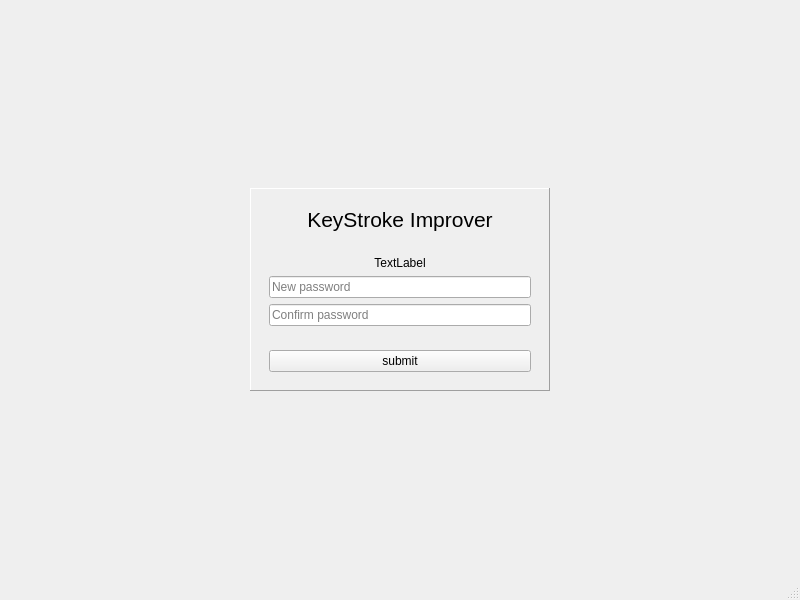
<?xml version="1.0" encoding="UTF-8"?>
<ui version="4.0">
 <class>MainWindow</class>
 <widget class="QMainWindow" name="MainWindow">
  <property name="geometry">
   <rect>
    <x>0</x>
    <y>0</y>
    <width>800</width>
    <height>600</height>
   </rect>
  </property>
  <property name="windowTitle">
   <string>MainWindow</string>
  </property>
  <widget class="QWidget" name="centralwidget">
   <layout class="QGridLayout" name="gridLayout_2">
    <item row="0" column="1">
     <spacer name="verticalSpacer">
      <property name="orientation">
       <enum>Qt::Vertical</enum>
      </property>
      <property name="sizeHint" stdset="0">
       <size>
        <width>20</width>
        <height>156</height>
       </size>
      </property>
     </spacer>
    </item>
    <item row="1" column="0">
     <spacer name="horizontalSpacer">
      <property name="orientation">
       <enum>Qt::Horizontal</enum>
      </property>
      <property name="sizeHint" stdset="0">
       <size>
        <width>232</width>
        <height>20</height>
       </size>
      </property>
     </spacer>
    </item>
    <item row="1" column="1">
     <widget class="QFrame" name="frame_4">
      <property name="enabled">
       <bool>true</bool>
      </property>
      <property name="sizePolicy">
       <sizepolicy hsizetype="Fixed" vsizetype="Fixed">
        <horstretch>0</horstretch>
        <verstretch>0</verstretch>
       </sizepolicy>
      </property>
      <property name="minimumSize">
       <size>
        <width>300</width>
        <height>0</height>
       </size>
      </property>
      <property name="frameShape">
       <enum>QFrame::Panel</enum>
      </property>
      <property name="frameShadow">
       <enum>QFrame::Raised</enum>
      </property>
      <layout class="QGridLayout" name="gridLayout">
       <item row="0" column="0">
        <widget class="QFrame" name="frame">
         <property name="frameShape">
          <enum>QFrame::NoFrame</enum>
         </property>
         <property name="frameShadow">
          <enum>QFrame::Plain</enum>
         </property>
         <layout class="QVBoxLayout" name="verticalLayout">
          <item>
           <widget class="QLabel" name="label">
            <property name="font">
             <font>
              <pointsize>16</pointsize>
             </font>
            </property>
            <property name="text">
             <string>KeyStroke Improver</string>
            </property>
            <property name="alignment">
             <set>Qt::AlignCenter</set>
            </property>
           </widget>
          </item>
         </layout>
        </widget>
       </item>
       <item row="1" column="0">
        <widget class="QFrame" name="frame_2">
         <property name="frameShape">
          <enum>QFrame::NoFrame</enum>
         </property>
         <property name="frameShadow">
          <enum>QFrame::Raised</enum>
         </property>
         <layout class="QVBoxLayout" name="verticalLayout_2">
          <item>
           <widget class="QLabel" name="label_2">
            <property name="text">
             <string>TextLabel</string>
            </property>
            <property name="alignment">
             <set>Qt::AlignCenter</set>
            </property>
           </widget>
          </item>
          <item>
           <widget class="QLineEdit" name="newpasswordLineEdit">
            <property name="placeholderText">
             <string>New password</string>
            </property>
           </widget>
          </item>
          <item>
           <widget class="QLineEdit" name="confirmpasswordLineEdit">
            <property name="placeholderText">
             <string>Confirm password</string>
            </property>
           </widget>
          </item>
         </layout>
        </widget>
       </item>
       <item row="2" column="0">
        <widget class="QFrame" name="frame_3">
         <property name="frameShape">
          <enum>QFrame::NoFrame</enum>
         </property>
         <property name="frameShadow">
          <enum>QFrame::Raised</enum>
         </property>
         <layout class="QVBoxLayout" name="verticalLayout_3">
          <item>
           <widget class="QPushButton" name="submit">
            <property name="text">
             <string>submit</string>
            </property>
           </widget>
          </item>
         </layout>
        </widget>
       </item>
      </layout>
     </widget>
    </item>
    <item row="1" column="2">
     <spacer name="horizontalSpacer_2">
      <property name="orientation">
       <enum>Qt::Horizontal</enum>
      </property>
      <property name="sizeHint" stdset="0">
       <size>
        <width>232</width>
        <height>20</height>
       </size>
      </property>
     </spacer>
    </item>
    <item row="2" column="1">
     <spacer name="verticalSpacer_2">
      <property name="orientation">
       <enum>Qt::Vertical</enum>
      </property>
      <property name="sizeHint" stdset="0">
       <size>
        <width>20</width>
        <height>155</height>
       </size>
      </property>
     </spacer>
    </item>
   </layout>
  </widget>
  <widget class="QMenuBar" name="menubar">
   <property name="geometry">
    <rect>
     <x>0</x>
     <y>0</y>
     <width>800</width>
     <height>21</height>
    </rect>
   </property>
  </widget>
  <widget class="QStatusBar" name="statusbar"/>
 </widget>
 <resources/>
 <connections/>
</ui>
